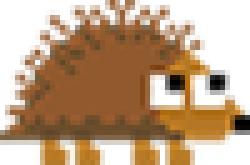
#> input picture pygame_game/Adventure_game/images/hedgehog_right.png, 50 x 33 px, found by its file name (shown 5 times larger)
$ python mirror_image.py
#> lines starting #> are read from the running program, lines starting #| are printed output that depends on the picture
from PIL import Image, ImageOps

def mirror_image(image_path, output_path):
    image = Image.open(image_path)
#> image is the input picture: PIL image 50x33 RGBA; mean R, G, B, A 107.3, 72.4, 38, 152.9
    mirrored_image = ImageOps.mirror(image)
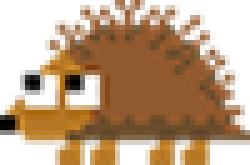
#> mirrored_image: PIL image 50x33 RGBA (shown 5 times larger); mean R, G, B, A 107.3, 72.4, 38, 152.9; transparent parts drawn white
    mirrored_image.save(output_path)

mirror_image(r'C:\Projects\boy\pygame_game\adventure_game\images\hedgehog_right.png', r'C:\Projects\boy\pygame_game\adventure_game\images\hedgehog_left.png')

$ run again, with pygame_game/Adventure_game/images/fox.png copied over pygame_game/Adventure_game/images/hedgehog_right.png
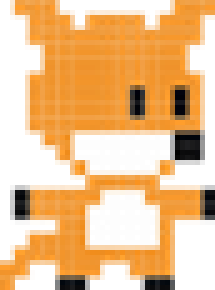
#> input picture pygame_game/Adventure_game/images/fox.png, 43 x 58 px, found by its file name (shown 5 times larger)
#> in mirror_image, image is the input picture: PIL image 43x58 RGBA; mean R, G, B, A 167.8, 115.4, 56, 161.8
#> in mirror_image, `mirrored_image = ImageOps.mirror(image)`:
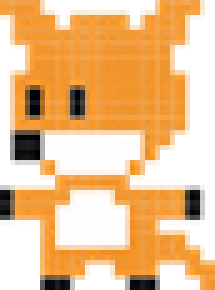
#> mirrored_image: PIL image 43x58 RGBA (shown 5 times larger); mean R, G, B, A 167.8, 115.4, 56, 161.8; transparent parts drawn white

$ run again, with pygame_game/Adventure_game/images/fox_left.png copied over pygame_game/Adventure_game/images/hedgehog_right.png
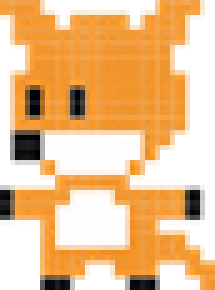
#> input picture pygame_game/Adventure_game/images/fox_left.png, 43 x 58 px, found by its file name (shown 5 times larger)
#> in mirror_image, image is the input picture: PIL image 43x58 RGBA; mean R, G, B, A 167.8, 115.4, 56, 161.8
#> in mirror_image, `mirrored_image = ImageOps.mirror(image)`:
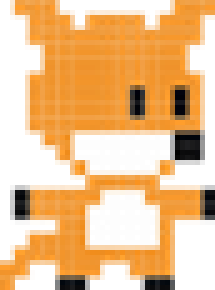
#> mirrored_image: PIL image 43x58 RGBA (shown 5 times larger); mean R, G, B, A 167.8, 115.4, 56, 161.8; transparent parts drawn white
